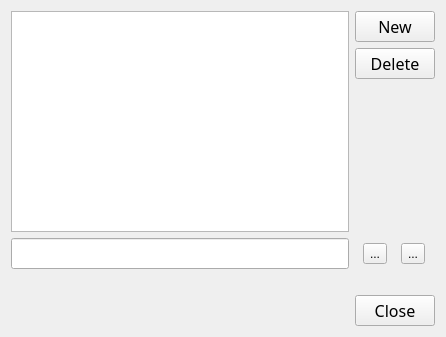
<?xml version="1.0" encoding="UTF-8"?>
<ui version="4.0">
 <class>AINGTASEQUENCERConfigurationManager</class>
 <widget class="QWidget" name="AINGTASEQUENCERConfigurationManager">
  <property name="geometry">
   <rect>
    <x>0</x>
    <y>0</y>
    <width>446</width>
    <height>337</height>
   </rect>
  </property>
  <property name="windowTitle">
   <string>Configurations Manager</string>
  </property>
  <property name="windowIcon">
   <iconset resource="../resource.qrc">
    <normaloff>:/images/forms/img/GTAAppIcon.png</normaloff>:/images/forms/img/GTAAppIcon.png</iconset>
  </property>
  <layout class="QGridLayout" name="gridLayout">
   <item row="0" column="0">
    <widget class="QListWidget" name="ConfigurationLW">
     <property name="font">
      <font>
       <family>Century Gothic</family>
       <pointsize>12</pointsize>
      </font>
     </property>
    </widget>
   </item>
   <item row="0" column="1">
    <layout class="QVBoxLayout" name="verticalLayout_2">
     <item>
      <widget class="QPushButton" name="NewPb">
       <property name="font">
        <font>
         <family>Century Gothic</family>
         <pointsize>12</pointsize>
        </font>
       </property>
       <property name="text">
        <string>New</string>
       </property>
       <property name="icon">
        <iconset resource="../resource.qrc">
         <normaloff>:/images/forms/img/NewFile.png</normaloff>:/images/forms/img/NewFile.png</iconset>
       </property>
      </widget>
     </item>
     <item>
      <widget class="QPushButton" name="DeletePb">
       <property name="font">
        <font>
         <family>Century Gothic</family>
         <pointsize>12</pointsize>
        </font>
       </property>
       <property name="text">
        <string>Delete</string>
       </property>
       <property name="icon">
        <iconset resource="../resource.qrc">
         <normaloff>:/images/forms/img/Delete.png</normaloff>:/images/forms/img/Delete.png</iconset>
       </property>
      </widget>
     </item>
     <item>
      <spacer name="verticalSpacer_3">
       <property name="orientation">
        <enum>Qt::Vertical</enum>
       </property>
       <property name="sizeHint" stdset="0">
        <size>
         <width>20</width>
         <height>40</height>
        </size>
       </property>
      </spacer>
     </item>
    </layout>
   </item>
   <item row="1" column="0">
    <widget class="QLineEdit" name="ConfigNameLE">
     <property name="font">
      <font>
       <family>Century Gothic</family>
       <pointsize>12</pointsize>
      </font>
     </property>
    </widget>
   </item>
   <item row="1" column="1">
    <layout class="QHBoxLayout" name="horizontalLayout_2">
     <item>
      <widget class="QToolButton" name="ClearTb">
       <property name="text">
        <string>...</string>
       </property>
       <property name="icon">
        <iconset resource="../resource.qrc">
         <normaloff>:/images/forms/img/Backspace.png</normaloff>:/images/forms/img/Backspace.png</iconset>
       </property>
      </widget>
     </item>
     <item>
      <widget class="QToolButton" name="SavePb">
       <property name="text">
        <string>...</string>
       </property>
       <property name="icon">
        <iconset resource="../resource.qrc">
         <normaloff>:/images/forms/img/Save.png</normaloff>:/images/forms/img/Save.png</iconset>
       </property>
      </widget>
     </item>
    </layout>
   </item>
   <item row="2" column="1">
    <spacer name="verticalSpacer_2">
     <property name="orientation">
      <enum>Qt::Vertical</enum>
     </property>
     <property name="sizeType">
      <enum>QSizePolicy::Fixed</enum>
     </property>
     <property name="sizeHint" stdset="0">
      <size>
       <width>79</width>
       <height>20</height>
      </size>
     </property>
    </spacer>
   </item>
   <item row="3" column="1">
    <widget class="QPushButton" name="ClosePB">
     <property name="sizePolicy">
      <sizepolicy hsizetype="Minimum" vsizetype="Minimum">
       <horstretch>0</horstretch>
       <verstretch>0</verstretch>
      </sizepolicy>
     </property>
     <property name="font">
      <font>
       <family>Century Gothic</family>
       <pointsize>12</pointsize>
      </font>
     </property>
     <property name="text">
      <string>Close</string>
     </property>
    </widget>
   </item>
  </layout>
 </widget>
 <resources>
  <include location="../resource.qrc"/>
 </resources>
 <connections/>
</ui>
